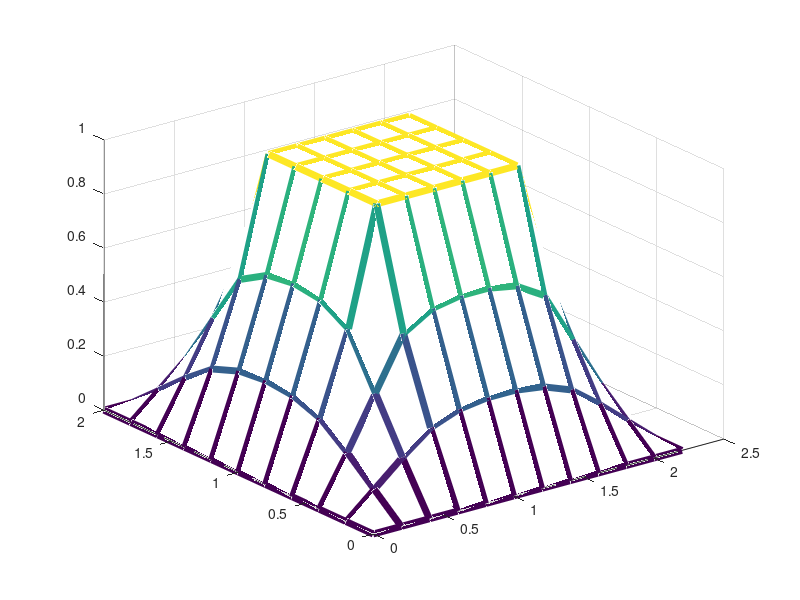

This figure's MATLAB source: (Note: this script raises an error after producing the figure.)
%% EM's matlab project of Dr. Ghatan
%% Coded by: Naghiloo & Nobakhti

clc ; close all ; clear
%% Define parameters:

% X axis
X0 = 0.6;
c = 1;
abs_x = 0.6;

% Y axis
y0 = 0.6;
d = 0.8;
abs_y = 0.6;
%% steps of unit length: 
disp(['bigger step (range: 5-100) give us more exactly result but depend on' ...
    ' ur PC configuration need much time.'])
disp('So 10 is quicker but not so Exact')
steps = input('Hi Mr. Alinezhad, please enter an step(read upper sentence):');
% step is our node too
dx = 1/steps;
dy = 1/steps;

x = 0:dx:(X0+c+abs_x);
y = 0:dy:(y0+d+abs_y);

A = length(0:dx:X0); % 1st of inner conductor along X axis
B = length(0:dx:X0+c); % 2nd  of inner conductor along X axis
C = length(0:dx:X0+c+abs_x); % outer conductor along X axis
D = length(0:dy:y0); % 1st of inner conductor along Y axis
E = length(0:dy:y0+d); % 2nd of inner conductor along Y axis
F = length(0:dy:y0+d+abs_y); % outer conductor along Y axis

%% Boundary Condition:
Vo = 1; % for example assuming it 1 volt
phi = zeros(F,C); % initialising variable

% outer layaer
phi(1,:) = 0;
phi(F,:) = 0;
phi(:,1) = 0; 
phi(:,C) = 0; 

% Assigning voltage at inner conductor and intialising all free node to 0V

for l = 2:F-1
    for m = 2:C-1
        if (m>=A && m<=B) && (l>=D && l<=E)
           phi(l,m) = Vo;            
        else
           phi(l,m) = 0;
        end
    end
end
  
% solving Laplace equation by Finite-Difference: 
p = 1;
v(:,:,p) = phi;
phi_initial = phi;
error1 = v(:,:,p)-zeros(F,C);
error2 = rms(rms(error1)); % RMS error between two iteration
RMS_err(p) = error2; % Storing RMS error between iterations
while error2 > 1e-30   % iteration
    p = p+1;
    
    
for l = 2:F-1
    
    for m = 2:C-1
        
        if (m>=A && m<=B) && (l>=D && l<=E)
           phi(l,m) = 1;            
        else
           phi(l,m)= (phi(l,m-1)+phi(l,m+1)+phi(l-1,m)+phi(l+1,m))/4;
        end
              
    end
end

v(:,:,p)= phi; 
error1 = v(:,:,p)-v(:,:,p-1);
error2 = rms(rms(error1));
RMS_err(p) = error2; % Storing RMS error between iterations
mesh(x,y,phi,'Linewidth',5)
pause(0.01)
end
%% Graphic settings:
mesh(x,y,phi,'Linewidth',5)
xlabel('x',FontSize=10,Color='m')
ylabel('y',FontSize=10,Color='m')
zlabel('Potential',FontSize=10,Color='m')
title('Potential distribution for coax rectangular',FontSize=14,Color='r')
%% Calculating charge of outside the inner conductor & then C by
 % Gauss's Law
INT =sum((phi(D,A:B)- phi(D-1,A:B))) + sum ((phi(E,A:B)-phi(E+1,A:B))) + sum((phi(D:E,A)- phi(D:E,A-1))) + sum((phi(D:E,B)-phi(D:E,B+1)));
% epsilon = e0 * er = e0 (due to er==1)
epsilon = 8.854187e-12; % Permitivity of free space
Q = epsilon*INT; % Charge enclosed

V= Vo-0; % Voltage difference between inner(V=0) and outer conductor
Capacitance = Q/V % Capcitance per unit of length
